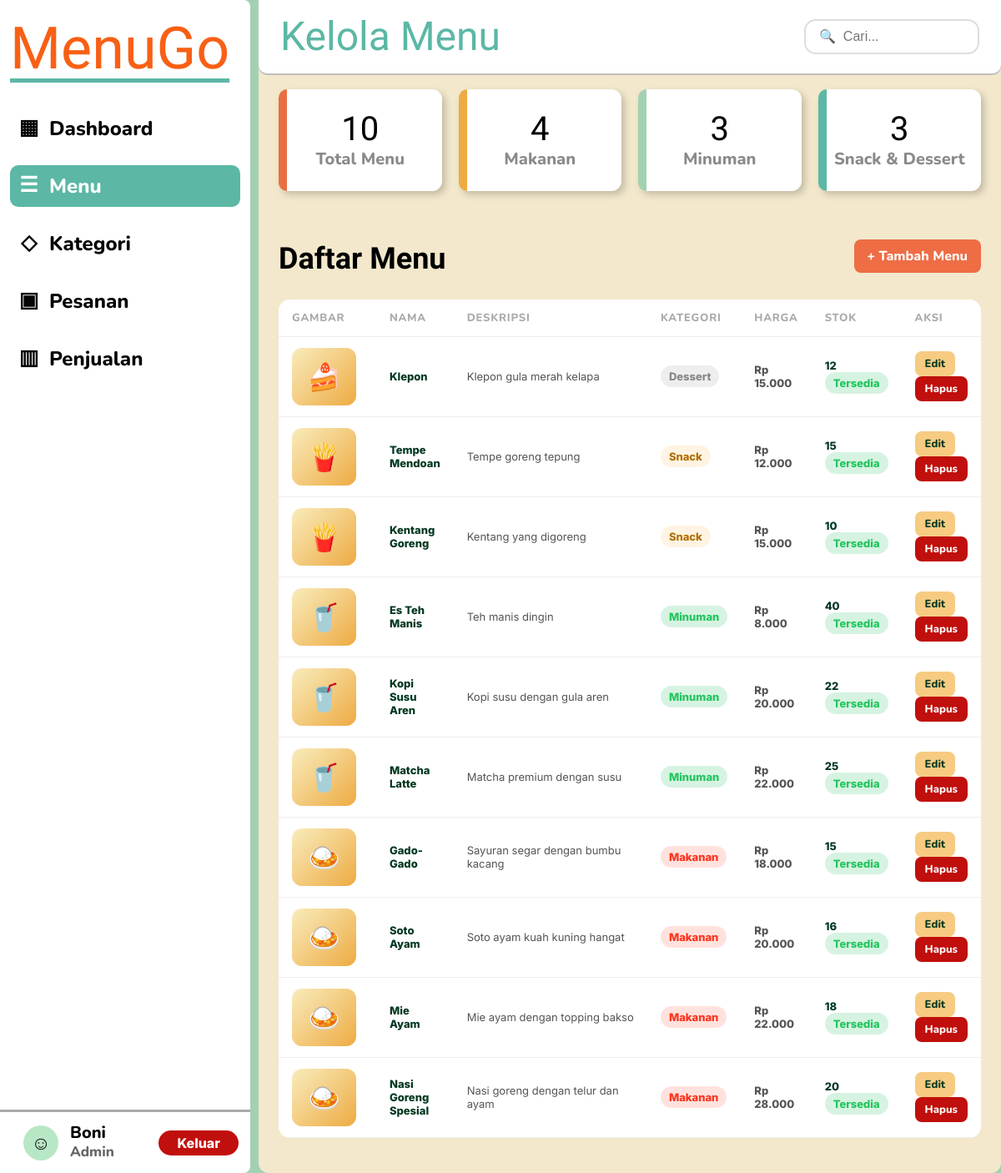
Screenshot of /menu.php (signed in) with the database file from the repository.
### tables this page shows
CREATE TABLE menu (
  id_menu INT AUTO_INCREMENT PRIMARY KEY,
  id_kategori INT NOT NULL,
  nama_menu VARCHAR(150) NOT NULL,
  deskripsi TEXT,
  harga INT NOT NULL,
  stok INT NOT NULL DEFAULT 0,
  foto VARCHAR(255) DEFAULT NULL,
  status ENUM('Tersedia','Habis') DEFAULT 'Tersedia',
  FOREIGN KEY (id_kategori) REFERENCES kategori(id_kategori) ON DELETE RESTRICT ON UPDATE CASCADE
);

CREATE TABLE kategori (
  id_kategori INT AUTO_INCREMENT PRIMARY KEY,
  nama_kategori VARCHAR(100) NOT NULL
);

### config.php (called while the page is built, shortened)
<?php
function rupiah($angka){ return 'Rp ' . number_format((int)$angka,0,',','.'); }
function active($page,$cur){ return $page===$cur ? 'active' : ''; }
?>

### menu.php (the view, shortened to what this page needs)
<?php
require 'config.php';
require 'layout.php';
render_header('Kelola Menu', 'menu');
$total = (int) mysqli_fetch_assoc(mysqli_query($conn, "SELECT COUNT(*) c FROM menu"))['c'];
$makanan = (int) mysqli_fetch_assoc(mysqli_query($conn, "
  SELECT COUNT(*) c
  FROM menu m
  JOIN kategori k ON m.id_kategori = k.id_kategori
  WHERE k.nama_kategori = 'Makanan'
"))['c'];
$minuman = (int) mysqli_fetch_assoc(mysqli_query($conn, "
  SELECT COUNT(*) c
  FROM menu m
  JOIN kategori k ON m.id_kategori = k.id_kategori
  WHERE k.nama_kategori = 'Minuman'
"))['c'];
$lain = $total - $makanan - $minuman;
$emojis = [
  'Makanan' => '🍛',
  'Minuman' => '🥤',
  'Snack' => '🍟',
  'Dessert' => '🍰'
];
?>
<div class="cards">
  <div class="card">
    <div class="num"><?= $total ?></div>
    <div class="label">Total Menu</div>
  </div>
  <div class="card">
    <div class="num"><?= $makanan ?></div>
    <div class="label">Makanan</div>
  </div>
  <div class="card">
    <div class="num"><?= $minuman ?></div>
    <div class="label">Minuman</div>
  </div>
  <div class="card">
    <div class="num"><?= $lain ?></div>
    <div class="label">Snack & Dessert</div>
  </div>
</div>
<div class="" style="display: flex; justify-content: space-between; align-items: center; margin: 22px 0 14px;">
  <h1 class="section-title">Daftar Menu</h1>
  <a class="btn btn-primary" href="tambah_menu.php">+ Tambah Menu</a>
</div>
<table class="table menu-table">
  <tr>
    <th>Gambar</th>
    <th>Nama</th>
    <th>Deskripsi</th>
    <th>Kategori</th>
    <th>Harga</th>
    <th>Stok</th>
    <th>Aksi</th>
  </tr>
<?php
$sql = "
  SELECT m.*, k.nama_kategori
  FROM menu m
  JOIN kategori k ON m.id_kategori = k.id_kategori
";
$sql .= " ORDER BY m.id_menu DESC";
$res = mysqli_query($conn, $sql);
while ($m = mysqli_fetch_assoc($res)) {
  $cat = $m['nama_kategori'];
  $emoji = $emojis[$cat] ?? '🍽️';
  $foto = trim($m['foto'] ?? '');
  $gambar = $foto
    ? "<img class='menu-photo-thumb' src='" . htmlspecialchars($foto) . "' alt='" . htmlspecialchars($m['nama_menu']) . "'>"
    : "<div class='menu-img'>$emoji</div>";
  $catClass = (
    $cat == 'Makanan' ? 'dibatalkan' :
    ($cat == 'Minuman' ? 'diterima' :
    ($cat == 'Snack' ? 'diproses' : 'selesai'))
  );
  $stok = (int) $m['stok'];
  $statusTampil = ($stok <= 0) ? 'Habis' : $m['status'];
  $badge = strtolower($statusTampil);
?>
  <tr>
    <td><?= $gambar ?></td>
    <td>
      <b><?= htmlspecialchars($m['nama_menu']) ?></b>
    </td>
    <td>
      <?= htmlspecialchars($m['deskripsi']) ?>
    </td>
    <td>
      <span class="badge <?= $catClass ?>">
        <?= htmlspecialchars($cat) ?>
      </span>
    </td>
    <td class="price">
      <?= rupiah($m['harga']) ?>
    </td>
    <td>
      <b><?= $stok ?></b><br>
      <span class="badge <?= $badge ?>">
        <?= htmlspecialchars($statusTampil) ?>
      </span>
    </td>
    <td>
      <a class="btn btn-small" href="edit_menu.php?id=<?= $m['id_menu'] ?>">
        Edit
      </a>
      <a
        class="btn btn-red btn-small"
        onclick="return confirm('Hapus menu?')"
        href="menu.php?hapus=<?= $m['id_menu'] ?>"
      >
        Hapus
      </a>
    </td>
  </tr>
<?php } ?>
</table>
<?php render_footer(); ?>

### layout.php (shortened to what this page needs)
<?php
function render_header($title,$page){
  $search = in_array($page,['menu','kategori','pesanan']);
  echo "<!DOCTYPE html><html lang='id'><head><meta charset='UTF-8'><meta name='viewport' content='width=device-width, initial-scale=1.0'><title>MenuGo - $title</title>";
  echo "
  </head>
  <body>
  <div class='app'>
  <aside class='sidebar'>
  <div class='logo'>MenuGo</div>
  <nav class='nav'>";
  $items=[
    ['dashboard.php','dashboard','Dashboard','▦'],
    ['menu.php','menu','Menu','☰'],
    ['kategori.php','kategori','Kategori','◇'],
    ['pesanan.php','pesanan','Pesanan','▣'],
    ['laporan.php','laporan','Penjualan','▥']
  ];
  foreach($items as $it){
    $cls=active($it[1],$page);
    echo "
    <a class='$cls' href='{$it[0]}'>
      <span>{$it[3]}</span>{$it[2]}
    </a>";}
  $nama=$_SESSION['admin']['nama'] ?? 'Boni';
  echo "</nav><div class='userbox'><div class='avatar'>☺</div><div><div class='uname'>$nama</div><div class='role'>Admin</div></div><a class='logout' href='logout.php'>Keluar</a></div></aside><main class='main'>
  <div class='topbar'>
    <div class='title'>$title</div>";
  if($search){
    echo "
      <form method='get'>
        <input class='search' name='q' placeholder='🔍  Cari...' value='".htmlspecialchars($_GET['q'] ?? '')."'>
      </form>";
    }
  echo "</div><div class='content'>";
}
function render_footer(){ echo "</div></main></div></body></html>"; }
?>

### rows the page displays
menu: id_kategori.nama_kategori "🍰", nama_menu "Klepon", deskripsi "Klepon gula merah kelapa", id_kategori.nama_kategori "Dessert", harga "Rp 15.000", stok "12", status "Tersedia"
menu: id_kategori.nama_kategori "🍟", nama_menu "Tempe Mendoan", deskripsi "Tempe goreng tepung", id_kategori.nama_kategori "Snack", harga "Rp 12.000", stok "15", status "Tersedia"
menu: id_kategori.nama_kategori "🍟", nama_menu "Kentang Goreng", deskripsi "Kentang yang digoreng", id_kategori.nama_kategori "Snack", harga "Rp 15.000", stok "10", status "Tersedia"
menu: id_kategori.nama_kategori "🥤", nama_menu "Es Teh Manis", deskripsi "Teh manis dingin", id_kategori.nama_kategori "Minuman", harga "Rp 8.000", stok "40", status "Tersedia"
menu: id_kategori.nama_kategori "🥤", nama_menu "Kopi Susu Aren", deskripsi "Kopi susu dengan gula aren", id_kategori.nama_kategori "Minuman", harga "Rp 20.000", stok "22", status "Tersedia"
menu: id_kategori.nama_kategori "🥤", nama_menu "Matcha Latte", deskripsi "Matcha premium dengan susu", id_kategori.nama_kategori "Minuman", harga "Rp 22.000", stok "25", status "Tersedia"
menu: id_kategori.nama_kategori "🍛", nama_menu "Gado-Gado", deskripsi "Sayuran segar dengan bumbu kacang", id_kategori.nama_kategori "Makanan", harga "Rp 18.000", stok "15", status "Tersedia"
menu: id_kategori.nama_kategori "🍛", nama_menu "Soto Ayam", deskripsi "Soto ayam kuah kuning hangat", id_kategori.nama_kategori "Makanan", harga "Rp 20.000", stok "16", status "Tersedia"
menu: id_kategori.nama_kategori "🍛", nama_menu "Mie Ayam", deskripsi "Mie ayam dengan topping bakso", id_kategori.nama_kategori "Makanan", harga "Rp 22.000", stok "18", status "Tersedia"
menu: id_kategori.nama_kategori "🍛", nama_menu "Nasi Goreng Spesial", deskripsi "Nasi goreng dengan telur dan ayam", id_kategori.nama_kategori "Makanan", harga "Rp 28.000", stok "20", status "Tersedia"

### other values shown
$it[3] "▦"
$it[2] "Dashboard"
$it[3] "☰"
$it[2] "Menu"
$it[3] "◇"
$it[2] "Kategori"
$it[3] "▣"
$it[2] "Pesanan"
$it[3] "▥"
$it[2] "Penjualan"
$nama "Boni"
$title "Kelola Menu"
$total "10"
$makanan "4"
$minuman "3"
